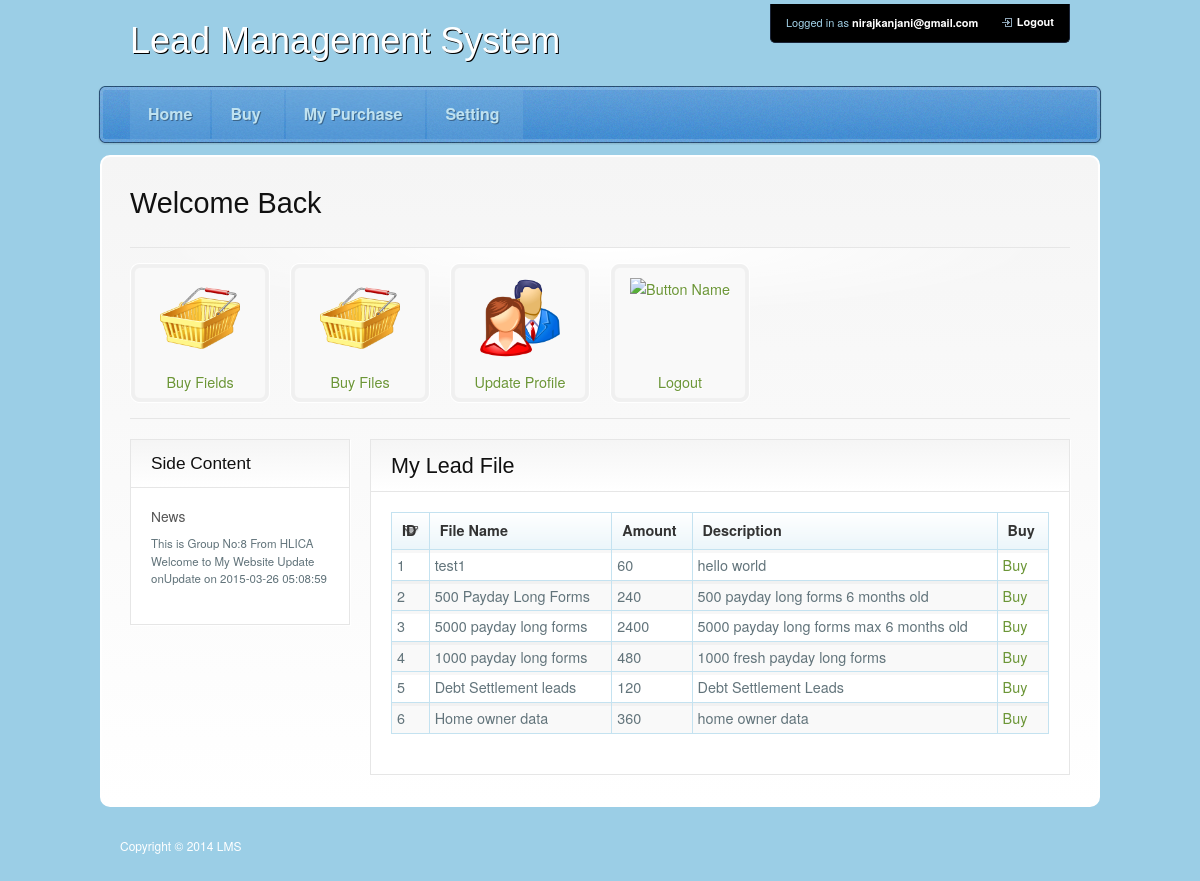
/buyer/buyfromseller.php (signed in), run on the app's committed database.
### tables this page shows
CREATE TABLE IF NOT EXISTS `news` (
  `newsid` int(11) NOT NULL,
  `news` text NOT NULL,
  `time` timestamp NOT NULL DEFAULT CURRENT_TIMESTAMP ON UPDATE CURRENT_TIMESTAMP,
  PRIMARY KEY (`newsid`)
);

CREATE TABLE IF NOT EXISTS `leads_file` (
  `leadfileid` int(11) NOT NULL AUTO_INCREMENT,
  `leadfilepath` varchar(200) NOT NULL,
  `leadfilename` text NOT NULL,
  `uid` int(11) NOT NULL,
  `amount` bigint(20) NOT NULL,
  `desc` text NOT NULL,
  `sellamount` bigint(20) NOT NULL,
  PRIMARY KEY (`leadfileid`)
);

### buyer/buyfromseller.php (the view, shortened to what this page needs)
<!DOCTYPE html PUBLIC "-//W3C//DTD XHTML 1.0 Transitional//EN" "http://www.w3.org/TR/xhtml1/DTD/xhtml1-transitional.dtd">
<html xmlns="http://www.w3.org/1999/xhtml" xml:lang="en" lang="en">
<head>
   <?php
   include 'include_theme/head_scripts.php';
   ?>
</head>
<body>
    <?php
       include 'include_theme/top_menu.php';
    ?>
<div class="main">
    <div class="container_12">
    	<div class="grid_12">
            <?php
                include 'include_theme/welcome.php';
                include 'include_theme/sidebar.php';
            ?>
            <div class="grid_9 content omega">
            	<div class="content-box">
                	<div class="content-header">
                    	<h3>My Lead File</h3>
                    </div>
                        <table class="tablesorter" cellspacing="1">
                            <thead>
                                <tr>
                                    <th><span>ID</span></th>
                      <th><span>File Name</span></th>
                                          <th><span>Amount</span></th>
                                                <th><span>Description</span></th>
                                    <th><span>Buy</span></th>
                                </tr>
                            </thead>
                            <tbody>
                                <?php
                                $q = mysqli_query($GLOBALS["___mysqli_ston"], "select * from leads_file  ") or die(((is_object($GLOBALS["___mysqli_ston"])) ? mysqli_error($GLOBALS["___mysqli_ston"]) : (($___mysqli_res = mysqli_connect_error()) ? $___mysqli_res : false)));
                                while($data=  mysqli_fetch_row($q))
                                {
                                    echo "<tr>";
                                    echo "<td>$data[0]</td>";
                                    echo "<td>$data[2]</td>";
                                    echo "<td>$data[6]</td><td>$data[5]</td>";
                                    echo "<td><a href='buyfile.php?file=$data[0]'>Buy</a></td>";
                                    echo "</tr>";
                                }
                                ?>
                            </tbody>
                        </table>
                </div>
            </div>
    	</div>
    </div>
</div>
<?php
include 'include_theme/footer.php';
?>
</body>
</html>

### buyer/include_theme/head_scripts.php (shortened to what this page needs)
<link rel="stylesheet" href="css/screen.css" type="text/css" media="screen, projection" />
<link rel="stylesheet" href="css/print.css" type="text/css" media="print" />
<link rel="stylesheet" href="css/theme.css" type="text/css" media="screen, projection" />
<link rel="stylesheet" type="text/css" href="css/style.css" />
<link rel="stylesheet" type="text/css" href="css/style1.css" />
<link rel="stylesheet" type="text/css" href="css/facebox.css" />

### buyer/include_theme/top_menu.php (shortened to what this page needs)
<div class="headwrap">
	<div class="container_12 header">
        <div class="grid_8 logo">
        	<h1>Lead Management System</h1>
        </div>
        <div class="grid_4 last h-details">
        	<div class="logged-in">
            	<a href="logout.php" class="logout">Logout</a>
                Logged in as <a href="#"><?php echo $_SESSION["buyer"]; ?></a>
            </div>
        </div>
        <div class="container_12 nav">
        	<div id="smoothmenu1" class="ddsmoothmenu">
                <ul>
                <li><a href="home.php">Home</a></li>
                <li><a href="#">Buy</a>
                </li>
                <li><a href="#">My Purchase </a>
                </li>
                <li><a href="#">Setting</a>
                </li>
                </ul>
                <br style="clear: left" />
          	</div>
        </div>
    </div>
</div>

### buyer/include_theme/welcome.php
<div class="welcome">
            	<div class="grid_5 alpha">
                    <h2><span>Welcome Back</span></h2>
                </div>
            </div>
            <ul class="toolbar">
            	<li class="grid_2 alpha">
                	<a href="list_all_fields.php">
                        <img src="images/shopping.png" alt="Button Name" height="80" />
                        <span>Buy Fields</span>
                    </a>
                </li>
                <li class="grid_2">
                	<a href="buyfromseller.php">
                        <img src="images/shopping.png" height="80" alt="Button Name" />
                        <span>Buy Files</span>
                    </a>
                </li>
                <li class="grid_2">
                	<a href="profile.php">
                        <img src="images/users.png" height="80" alt="Button Name" />
                        <span>Update Profile</span>
                    </a>
                </li>
                <li class="grid_2">
                	<a href="logout.php">
                        <img src="images/key.png" height="80" alt="Button Name" />
                        <span>Logout</span>
                    </a>
                </li>
            </ul>

### buyer/include_theme/sidebar.php
<div class="grid_3 sidebar alpha">
           		<div class="content-box">
                   	<div class="content-header">
                       	<h3>Side Content</h3>
                       </div>
                   	<h4>News</h4>
                       <ul>
                           <?php
                           $q = mysqli_query($GLOBALS["___mysqli_ston"], "select * from news where newsid = 1") or die(((is_object($GLOBALS["___mysqli_ston"])) ? mysqli_error($GLOBALS["___mysqli_ston"]) : (($___mysqli_res = mysqli_connect_error()) ? $___mysqli_res : false)));
                           $news = mysqli_fetch_row($q);
                           echo $news[1];
                           echo "Update on " . $news[2];
                           ?>
                       </ul>
                   </div>
           </div>

### buyer/include_theme/footer.php (shortened to what this page needs)
<div class="container_12 footer">
    <div class="grid_10 alpha">
    	<p>Copyright &copy; 2014 LMS</p>
    </div>
</div>

### buyer/css/screen.css (style rules this page uses)
html, body, div, span, object, iframe, h1, h2, h3, h4, h5, h6, p, blockquote, pre, a, abbr, acronym, address, code, del, dfn, em, img, q, dl, dt, dd, ol, ul, li, fieldset, form, label, legend, table, caption, tbody, tfoot, thead, tr, th, td { margin:0;padding:0;border:0;font-weight:inherit;font-style:inherit;font-size:100%;font-family:inherit;vertical-align:baseline; }
body { line-height:1.5; }
table { border-collapse:separate;border-spacing:0; }
caption, th, td { text-align:left;font-weight:normal; }
table, td, th { vertical-align:middle; }
a img { border:none; }
body { font-size:75%;color:#222;background:#fff;font-family:"Helvetica Neue", Arial, Helvetica, sans-serif; }
h1, h2, h3, h4, h5, h6 { font-weight:normal;color:#111; }
h1 { font-size:3em;line-height:1;margin-bottom:0.5em; }
h2 { font-size:2em;margin-bottom:0.75em; }
h3 { font-size:1.5em;line-height:1;margin-bottom:1em; }
h4 { font-size:1.2em;line-height:1.25;margin-bottom:1.25em; }
p { margin:0 0 1.5em; }
a { color:#009;text-decoration:underline; }
ul, ol { margin:0 1.5em 1.5em 1.5em; }
ul { list-style-type:disc; }
table { margin-bottom:1.4em;width:100%; }
th { font-weight:bold; }
thead th { background:#c3d9ff; }
th, td, caption { padding:4px 10px 4px 5px; }
tr.even td { background:#e5ecf9; }
.last { margin-right:0;padding-right:0; }
.container_12 { margin-left: auto; margin-right: auto; width: 960px; }
.grid_1, .grid_2, .grid_3, .grid_4, .grid_5, .grid_6, .grid_7, .grid_8, .grid_9, .grid_10, .grid_11, .grid_12 { display: inline; float: left; position:relative; margin-left: 10px; margin-right: 10px; }
.alpha { margin-left: 0; }
.omega { margin-right: 0; }
.container_12 .grid_2 { width: 140px; }
.container_12 .grid_3 { width: 220px; }
.container_12 .grid_4 { width: 300px; }
.container_12 .grid_5 { width: 380px; }
.container_12 .grid_8 { width: 620px; }
.container_12 .grid_9 { width: 700px; }
.container_12 .grid_10 { width: 780px; }
.container_12 .grid_12 { width: 940px; }

### buyer/css/print.css (style rules this page uses)
body { line-height:1.5;font-family:"Helvetica Neue", Arial, Helvetica, sans-serif;color:#000;background:none;font-size:10pt; }
h1, h2, h3, h4, h5, h6 { font-family:"Helvetica Neue", Arial, "Lucida Grande", sans-serif; }
img { float:left;margin:1.5em 1.5em 1.5em 0; }
a img { border:none; }
a:link, a:visited { background:transparent;font-weight:700;text-decoration:underline; }
a:link:after, a:visited:after { content:" (" attr(href) ")";font-size:90%; }

### data on the page
news: news "This is Group No:8 From HLICA Welcome to My Website Update on", time "2015-03-26 05:08:59"
leads_file: leadfileid "1", leadfilename "test1", sellamount "60", desc "hello world"
leads_file: leadfileid "2", leadfilename "500 Payday Long Forms", sellamount "240", desc "500 payday long forms 6 months old"
leads_file: leadfileid "3", leadfilename "5000 payday long forms", sellamount "2400", desc "5000 payday long forms max 6 months old"
leads_file: leadfileid "4", leadfilename "1000 payday long forms", sellamount "480", desc "1000 fresh payday long forms"
leads_file: leadfileid "5", leadfilename "Debt Settlement leads", sellamount "120", desc "Debt Settlement Leads"
leads_file: leadfileid "6", leadfilename "Home owner data", sellamount "360", desc "home owner data"

### other printed values
$_SESSION["buyer"] "nirajkanjani@gmail.com"
